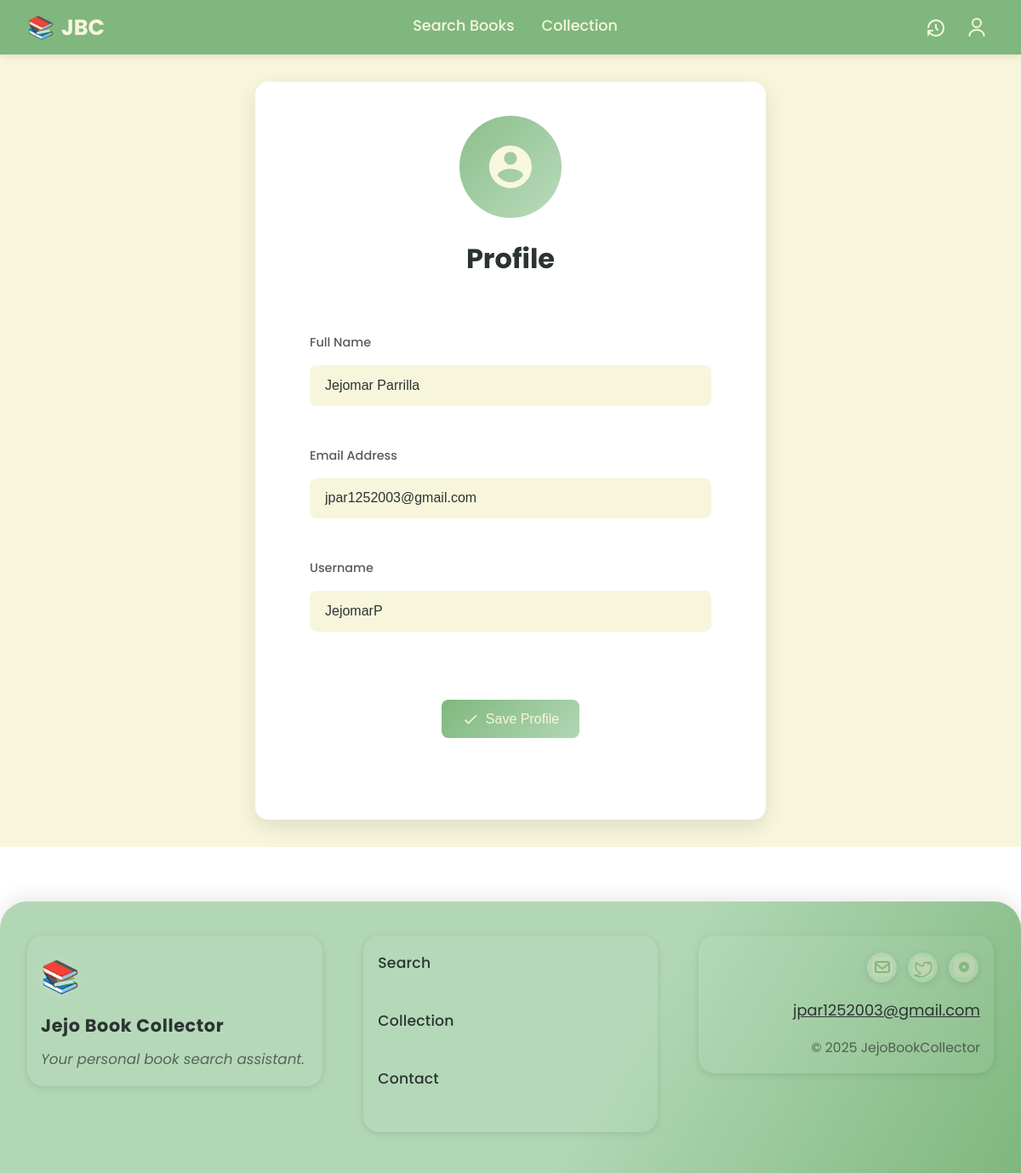
The page /profile/ (signed in) on the database its author committed.
### base/models/users.py (models this page shows, shortened)
class User(AbstractUser):
    fullname = models.CharField(max_length=255)
    created_at = models.DateTimeField(auto_now_add=True)
    updated_at = models.DateTimeField(auto_now=True)
    class Meta:
        db_table = 'users'
        verbose_name = 'User'
        verbose_name_plural = 'Users'

### base/views/auths/profile.py (the view, shortened to what this page needs)
# urls.py: path('profile/', views.profile_view, name='profile_view'),
@login_required
def profile_view(request):
    user = request.user  # Get the logged-in user
    context = {
        'fullname': user.fullname,
        'username': user.username,
        'email': user.email,
        'id': user.id,
        'status': 'info',
        'message': 'PROFILE PAGE'
    }
    return render(request, 'authed/profile.html', context)

### templates/authed/profile.html (shortened to what this page needs)
{% extends 'base/authed.html' %}
{% block header_display %}
{% include 'base/header.html' with authed=True active='profile' %}
{% endblock %}
{% block content %}
<main class="profile-container" role="main" aria-label="User Profile">
    <div class="profile-card">
        <div class="profile-header">
            <div class="profile-avatar" role="img" aria-label="User Avatar">
                <svg class="avatar-icon" viewBox="0 0 24 24" aria-hidden="true">
                    <path d="M12 2C6.48 2 2 6.48 2 12s4.48 10 10 10 10-4.48 10-10S17.52 2 12 2zm0 3c1.66 0 3 1.34 3 3s-1.34 3-3 3-3-1.34-3-3 1.34-3 3-3zm0 14.2c-2.5 0-4.71-1.28-6-3.22.03-1.99 4-3.08 6-3.08 1.99 0 5.97 1.09 6 3.08-1.29 1.94-3.5 3.22-6 3.22z"/>
                </svg>
            </div>
            <h1 class="profile-title">Profile</h1>
        </div>
        <form method="POST" class="profile-info" role="form" aria-label="Profile Edit Form">
            <div class="info-group">
                <label for="fullname" class="info-label">Full Name</label>
                <input type="text"
                       id="fullname"
                       name="fullname"
                       value="{{ fullname }}"
                       class="info-value"
                       aria-label="User's full name"
                       required>
            </div>
            <div class="info-group">
                <label for="email" class="info-label">Email Address</label>
                <input type="email"
                       id="email"
                       name="email"
                       value="{{ email }}"
                       class="info-value"
                       aria-label="User's email address"
                       required>
            </div>
            <div class="info-group">
                <label for="username" class="info-label">Username</label>
                <input type="text"
                       id="username"
                       name="username"
                       value="{{ username }}"
                       class="info-value"
                       aria-label="User's username"
                       required>
            </div>
            <div class="profile-actions">
                <button type="submit" class="btn-edit" aria-label="Save Profile">
                    <svg class="edit-icon" viewBox="0 0 24 24" aria-hidden="true">
                        <path d="M9 16.17L4.83 12l-1.42 1.41L9 19 21 7l-1.41-1.41L9 16.17z"/>
                    </svg>
                    Save Profile
                </button>
            </div>
        </form>
    </div>
</main>
{% endblock %}

### templates/base/authed.html
{% extends 'base/main.html' %}
{% block footer_display %}
{% include 'base/footer.html' with authed=True only %}
{% endblock %}

### templates/base/main.html (shortened to what this page needs)
{% load static %}
<!DOCTYPE html>
<html lang="en">
  <head>
    <link rel="stylesheet" href="{% static 'css/main.css' %}" />
  </head>
  <body>
    {% block header_display %}
    {% endblock %}
    {% block content %}
    {% endblock %}
    {% block footer_display %}
    {% endblock %}
  </body>
</html>

### templates/base/header.html (shortened to what this page needs)
<nav class="header" role="navigation" aria-label="Main Navigation">
  <div class="header__container">
    <a href="/" class="header__logo" aria-label="JBC Home">
      <span aria-hidden="true" class="header__logo-icon">📚</span>
      <span class="header__logo-text">JBC</span>
    </a>
    <ul class="header__links" role="menubar" aria-label="Primary">
      {% if not authed %}
      <li role="none">
        <a role="menuitem" class="{% if active == 'home' %} active {% endif %}" href="{% url 'home_view' %}" aria-label="Home">Home</a>
      </li>
      <li role="none">
        <a role="menuitem" class="{% if active == 'about' %} active {% endif %}" href="{% url 'about_view' %}" aria-label="About">About</a>
      </li>
      {% else %}
      <li role="none">
        <a role="menuitem" class="{% if active == 'book_search' %} active {% endif %}" href="{% url 'search_book_view' %}" aria-label="Search Books">Search Books</a>
      </li>
      <li role="none">
        <a role="menuitem" class="{% if active == 'collection' %} active {% endif %}" href="{% url 'collection_view' %}" aria-label="Collection">Collection</a>
      </li>
      {% endif %}
    </ul>
    <div class="header__actions">
      {% if not authed %}
      <a href="/login" class="header__btn header__btn--login" role="button" aria-label="Login">Login</a>
      <a href="/signup" class="header__btn header__btn--signup" role="button" aria-label="Sign Up">Sign Up</a>
      {% else %}
      <a href="{% url 'recent_view' %}" class="header__recent-btn" aria-label="recent" aria-expanded="false" aria-controls="recent">
      </a>
      <div class="header__profile-dropdown">
        <button class="header__profile-btn" aria-label="Profile Menu" aria-expanded="false" aria-controls="profile-menu">
        </button>
      </div>
      {% endif %}
    </div>
  </div>
</nav>

### templates/base/footer.html (shortened to what this page needs)
<footer class="footer" role="contentinfo" aria-label="Footer">
  <div class="footer__container">
    <div class="footer__section footer__section--brand">
      <span class="footer__logo" aria-label="JBC Logo">📚</span>
      <span class="footer__brand-name">Jejo Book Collector</span>
      <p class="footer__tagline">Your personal book search assistant.</p>
    </div>
    <nav class="footer__section footer__section--links" aria-label="Footer Quick Links">
      <ul>
        {% if not authed %}
        <li><a href="{% url 'home_view' %}" aria-label="Home">Home</a></li>
        <li><a href="{% url 'about_view' %}" aria-label="About">About</a></li>
        {% else %}
        <li><a  href="{% url 'search_book_view' %}" aria-label="search">Search</a></li>
        <li><a href="{% url 'collection_view' %}" aria-label="Collection">Collection</a></li>
        {% endif %}
        <li><a href="mailto:jpar1252003@gmail.com" aria-label="Contact">Contact</a></li>
      </ul>
    </nav>
    <div class="footer__section footer__section--contact">
      <div class="footer__socials" aria-label="Social Links">
        <a href="mailto:jpar1252003@gmail.com" class="footer__icon-link" aria-label="Email">
        </a>
        <a href="#" class="footer__icon-link" aria-label="Twitter">
        </a>
        <a href="#" class="footer__icon-link" aria-label="Instagram">
        </a>
      </div>
      <a href="mailto:jpar1252003@gmail.com" aria-label="Email Support" class="footer__contact-link">
        jpar1252003@gmail.com
      </a>
      <span class="footer__copyright">
        &copy; 2025 JejoBookCollector
      </span>
    </div>
  </div>
</footer>

### static/css/main.css (style rules this page uses)
:root { --primary-green: #7FB77E; --primary-blue: #B1D7B4; --primary-light: #F7F6DC; --secondary-green: #90C8AC; --secondary-blue: #C4DFAA; --accent-pastel: #FFD9B7; --accent-warning: #FF9800; --text-dark: #2C3333; --text-light: #F7F6DC; --shadow-light: rgba(0, 0, 0, 0.1); --shadow-dark: rgba(0, 0, 0, 0.2); --shadow-shine: rgba(255, 255, 255, 0.1); --container-xl: 1400px; --container-lg: 1200px; --container-md: 768px; --container-sm: 576px; }
* { -ms-overflow-style: none; scrollbar-width: none; }
* { margin: 0; padding: 0; box-sizing: border-box; }
body { font-family: "Poppins", "Segoe UI", "Roboto", "Helvetica Neue", "Arial", sans-serif; background-color: var(--light-theme); }
a { text-decoration: none; color: inherit; }
ul, li { list-style: none; }
button { border: none; cursor: pointer; }

### static/css/footer/brand.css (style rules this page uses)
.footer__section--brand { display: flex; flex-direction: column; align-items: flex-start; gap: 0.7rem; }
.footer__logo { font-size: 2.3rem; margin-bottom: 0.2rem; animation: logoPop 1s cubic-bezier(.4, 2, .6, 1); filter: drop-shadow(0 2px 8px var(--shadow-shine)); }
.footer__brand-name { font-weight: 700; font-size: 1.3rem; letter-spacing: 0.03em; }
.footer__tagline { font-size: 1.05rem; color: var(--text-dark); opacity: 0.7; font-style: italic; }

### static/css/footer/generals.css (style rules this page uses)
.footer { background: linear-gradient(120deg, var(--primary-blue) 60%, var(--primary-green) 100%); color: var(--text-dark); box-shadow: 0 -4px 24px var(--shadow-light); padding: 2.5rem 0 1.5rem 0; font-size: 1.05rem; margin-top: 4rem; width: 100%; border-radius: 2rem 2rem 0 0; backdrop-filter: blur(2px); position: relative; overflow: hidden; }
.footer__container { max-width: var(--container-xl); margin: 0 auto; display: flex; justify-content: space-between; align-items: flex-start; gap: 3rem; flex-wrap: wrap; padding: 0 2rem; }
.footer__section { flex: 1 1 220px; min-width: 200px; margin-bottom: 1.5rem; background: rgba(255, 255, 255, 0.05); border-radius: 1.2rem; padding: 1.2rem 1rem; box-shadow: 0 2px 8px var(--shadow-light); transition: box-shadow 0.3s, background 0.3s; }

### static/css/footer/navs.css (style rules this page uses)
.footer__section--links ul { display: flex; flex-direction: column; gap: 0.7rem; }
.footer__section--links a { color: var(--text-dark); font-weight: 500; font-size: 1.08rem; letter-spacing: 0.01em; transition: color 0.2s, transform 0.2s; position: relative; padding: 0.2rem 0.1rem; border-radius: 0.5rem; outline: none; }
.footer__section--links a::after { content: ''; display: block; height: 2.5px; width: 0; background: var(--accent-pastel); border-radius: 2px; transition: width 0.3s cubic-bezier(.4, 2, .6, 1); margin-top: 2px; }

### static/css/footer/social.css (style rules this page uses)
.footer__section--contact { display: flex; flex-direction: column; gap: 0.7rem; align-items: flex-end; }
.footer__socials { display: flex; gap: 0.7rem; margin-bottom: 0.5rem; }
.footer__icon-link { display: flex; align-items: center; justify-content: center; width: 2.2rem; height: 2.2rem; border-radius: 50%; background: rgba(255, 255, 255, 0.18); box-shadow: 0 2px 8px var(--shadow-light); transition: background 0.2s, transform 0.2s; outline: none; border: none; margin-right: 0.1rem; }
.footer__contact-link { color: var(--text-dark); font-size: 1.12rem; text-decoration: underline; transition: color 0.2s; margin-bottom: 0.2rem; }
.footer__copyright { font-size: 0.98rem; opacity: 0.7; margin-top: 0.3rem; }

### static/css/header/actions.css (style rules this page uses)
.header__actions { display: flex; align-items: center; gap: 1rem; }

### static/css/header/container.css (style rules this page uses)
.header { background: var(--primary-green); color: var(--text-light); box-shadow: 0 2px 8px var(--shadow-light); position: sticky; top: 0; z-index: 100; transition: background 0.3s; }
.header__container { max-width: var(--container-xl); margin: 0 auto; display: flex; align-items: center; justify-content: space-between; padding: 0.75rem 2rem; }

### static/css/header/logo.css (style rules this page uses)
.header__logo { display: flex; align-items: center; font-size: 1.6rem; font-weight: 700; gap: 0.5rem; color: var(--text-light); transition: transform 0.2s; }

### static/css/header/navs.css (style rules this page uses)
.header__links { display: flex; gap: 2rem; }
.header__links a { color: var(--text-light); font-weight: 500; font-size: 1.1rem; position: relative; transition: color 0.2s; }
.header__links a::after { content: ''; display: block; height: 2px; width: 0; background: var(--accent-pastel); transition: width 0.3s cubic-bezier(.4, 2, .6, 1); margin-top: 2px; }
.header__recent-btn { margin-top: auto; }

### static/css/profile/card.css (style rules this page uses)
.profile-card { width: 100%; max-width: 600px; background: white; border-radius: 15px; box-shadow: 0 8px 24px var(--shadow-light); padding: 2.5rem; opacity: 0; animation: fadeInUp 0.8s ease forwards; }

### rows shown on the page
User: fullname "Jejomar Parrilla", email "jpar1252003@gmail.com", username "JejomarP"
